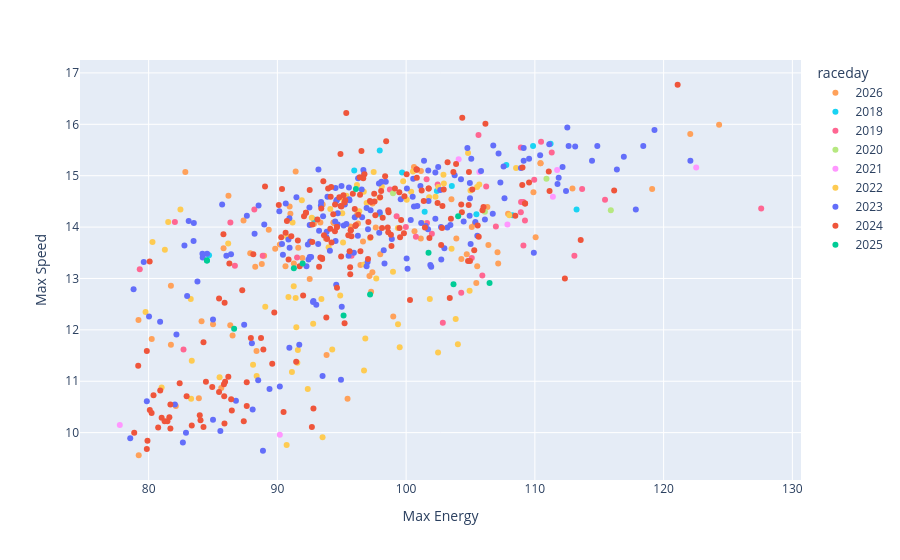

Notebook code for this chart:
### Code cell
px.scatter(freerolls, x='Max Energy', y='Max Speed', color='raceday', hover_data=['Id', 'key', 'Time'], color_discrete_map=cmap)

### Figure 1 — Plotly figure (JSON) as saved in the notebook; plotly's stock layout.template omitted (floating-point values rounded to 4 significant figures; data arrays with more than 128 entries replaced by an {"elided": "..."} marker saying what was removed)
{"data": [{"customdata": {"elided": "77x3 mixed values"}, "hovertemplate": "raceday=2026<br>Max Energy=%{x}<br>Max Speed=%{y}<br>Id=%{customdata[0]}<br>key=%{customdata[1]}<br>Time=%{customdata[2]}<extra></extra>", "legendgroup": "2026", "marker": {"color": "#FFA15A", "symbol": "circle"}, "mode": "markers", "name": "2026", "orientation": "v", "showlegend": true, "type": "scatter", "x": [79.23, 81.73, 86.34, 93.52, 101.2, 89.83, 97.99, 90.95, 100.7, 85.82, 91.94, 88.97, 96.65, 110.1, 97.38, 104.3, 105.3, 106.4, 107.1, 105.5, 107.2, 96.45, 97.28, 99.0, 97.64, 90.63, 97.39, 101.1, 104.7, 110.4, 96.2, 96.26, 82.85, 83.9, 107.9, 109.9, 82.11, 91.28, 84.11, 80.24, 88.28, 86.52, 79.21, 91.42, 86.2, 87.37, 93.34, 81.73, 95.45, 88.38, 91.01, 97.15, 103.9, 85.64, 94.38, 88.79, 105.5, 91.62, 87.89, 93.82, 90.19, 95.69, 92.51, 119.1, 105.1, 106.3, 93.76, 89.33, 94.35, 85.0, 92.84, 103.5, 110.4, 100.6, 122.1, 124.3, 112.9], "xaxis": "x", "y": [9.56, 11.71, 12.09, 14.44, 15.09, 13.58, 13.47, 14.4, 13.92, 13.59, 13.4, 13.44, 13.72, 13.8, 13.12, 13.38, 14.07, 13.65, 13.51, 12.91, 13.29, 13.26, 12.74, 12.26, 13.99, 13.24, 14.46, 13.78, 13.47, 15.24, 14.25, 14.07, 15.07, 10.67, 14.26, 14.68, 10.52, 13.29, 12.17, 11.82, 13.23, 11.89, 12.19, 15.08, 14.61, 14.13, 14.09, 12.86, 10.66, 11.59, 14.26, 13.05, 13.78, 10.87, 14.08, 13.28, 13.24, 13.6, 13.49, 11.51, 13.66, 14.01, 12.99, 14.74, 14.0, 14.39, 13.78, 13.95, 14.09, 12.11, 14.06, 14.54, 15.24, 15.17, 15.81, 15.99, 14.75], "yaxis": "y"}, {"customdata": [[277, "2018-03-03_Rebecca_Kingpin II_3", 73.5], [280, "2018-03-03_Rebecca_Kingpin II_5", 59.7], [281, "2018-03-03_Rebecca_Kingpin II_4", 60.9], [293, "2018-03-31_Rebecca_Kingpin II_2", 57], [296, "2018-03-31_Rebecca_Kingpin II_1", 68.2], [301, "2018-04-08_Rebecca_Kingpin II_3", 62.1], [302, "2018-04-08_Rebecca_Kingpin II_2", 65.1], [306, "2018-04-14_Beichen_Inviscid_4", 63.4], [307, "2018-04-14_Beichen_Inviscid_1", 64.2], [308, "2018-04-14_Beichen_Inviscid_3", 63.9], [310, "2018-04-14_Beichen_Inviscid_2", 60.7], [321, "2018-04-15_Diamond_Zuke_3", 60.8], [322, "2018-04-15_Diamond_Zuke_2", 58.6], [323, "2018-04-15_Diamond_Zuke_4", 61.4], [325, "2018-04-15_Diamond_Zuke_1", 57.3]], "hovertemplate": "raceday=2018<br>Max Energy=%{x}<br>Max Speed=%{y}<br>Id=%{customdata[0]}<br>key=%{customdata[1]}<br>Time=%{customdata[2]}<extra></extra>", "legendgroup": "2018", "marker": {"color": "#19d3f3", "symbol": "circle"}, "mode": "markers", "name": "2018", "orientation": "v", "showlegend": true, "type": "scatter", "x": [84.69, 113.2, 105.5, 111.2, 108.3, 102.4, 92.85, 97.95, 97.95, 101.4, 103.5, 99.69, 107.8, 95.97, 109.9], "xaxis": "x", "y": [13.45, 14.34, 14.25, 15.62, 14.23, 14.7, 14.15, 15.49, 14.26, 14.3, 14.8, 15.06, 15.21, 15.1, 15.58], "yaxis": "y"}, {"customdata": [[335, "2018-09-23_Beichen_Inviscid_2", 72.7], [338, "2018-09-23_Beichen_Inviscid_4", 60.9], [340, "2018-09-23_Beichen_Inviscid_1", 87.8], [341, "2018-09-23_Beichen_Inviscid_3", 59.7], [346, "2018-10-07_Beichen_Inviscid_3", 58.9], [347, "2018-10-07_Beichen_Inviscid_2", 59], [348, "2018-10-07_Nina_Seraph_3", 70.3], [349, "2018-10-07_Nina_Seraph_1", 68.7], [352, "2018-10-07_Nina_Seraph_2", 69], [356, "2018-10-14_Rebecca_Kingpin II_1", 75], [357, "2018-10-14_Rebecca_Kingpin II_3", 61.1], [361, "2018-11-04_Nina_Seraph_1", 77.3], [362, "2018-11-04_Beichen_Inviscid_3", 59.9], [363, "2018-11-04_Nina_Seraph_2", 65.2], [367, "2018-11-04_Beichen_Inviscid_4", 60.1], [369, "2018-11-04_Beichen_Inviscid_1", 60], [373, "2018-11-11_Beichen_Inviscid_2", 64.1], [375, "2018-11-11_Beichen_Inviscid_3", 65.2], [379, "2018-11-11_Rebecca_Kingpin II_2", 63.2], [380, "2018-11-11_Rebecca_Kingpin II_4", 63.9], [381, "2018-11-11_Rebecca_Kingpin II_3", 63], [384, "2018-11-11_Beichen_Inviscid_5", 64.8], [385, "2018-11-11_Beichen_Inviscid_1", 63.4], [386, "2018-11-11_Beichen_Inviscid_6", 66.1], [390, "2018-11-18_Beichen_Inviscid_3", 60.7], [391, "2018-11-18_Beichen_Inviscid_4", 58.8], [400, "2018-11-18_Rebecca_Kingpin II_1", 58.6], [401, "2018-11-18_Rebecca_Kingpin II_2", 58.4], [402, "2018-11-18_Rebecca_Kingpin II_3", 60], [403, "2018-11-18_Rebecca_Kingpin II_4", 58], [404, "2018-11-18_Rebecca_Kingpin II_5", 57.2], [412, "2019-02-23_Beichen_Inviscid_3", 70.5], [414, "2019-02-23_Beichen_Inviscid_6", 61.6], [416, "2019-02-23_Beichen_Inviscid_4", 62.6], [419, "2019-02-23_Beichen_Inviscid_5", 62.3], [421, "2019-02-23_Beichen_Inviscid_1", 84], [423, "2019-02-23_Beichen_Inviscid_2", 75.3]], "hovertemplate": "raceday=2019<br>Max Energy=%{x}<br>Max Speed=%{y}<br>Id=%{customdata[0]}<br>key=%{customdata[1]}<br>Time=%{customdata[2]}<extra></extra>", "legendgroup": "2019", "marker": {"color": "#FF6692", "symbol": "circle"}, "mode": "markers", "name": "2019", "orientation": "v", "showlegend": true, "type": "scatter", "x": [86.35, 101.6, 82.71, 106.2, 113.7, 110.0, 102.0, 82.04, 88.21, 91.53, 98.74, 86.7, 108.9, 95.76, 127.6, 109.1, 113.1, 105.1, 99.26, 100.8, 101.6, 105.9, 109.1, 104.3, 108.9, 115.5, 105.6, 108.9, 102.5, 111.3, 110.5, 88.86, 109.2, 107.0, 99.98, 102.8, 79.31], "xaxis": "x", "y": [14.09, 14.93, 11.62, 14.79, 14.74, 14.92, 13.87, 14.1, 14.34, 13.41, 14.73, 13.25, 14.29, 13.44, 14.36, 14.49, 13.44, 13.4, 14.21, 13.81, 14.08, 13.06, 13.64, 12.72, 14.49, 14.53, 15.79, 15.55, 14.83, 15.45, 15.66, 13.44, 14.13, 14.01, 14.0, 12.14, 13.18], "yaxis": "y"}, {"customdata": [[557, "2019-11-10_Nina_Seraph_4", 59.3], [558, "2019-11-10_Nina_Seraph_2", 60.7], [566, "2019-11-10_Nina_Seraph_1", 62.6], [570, "2019-11-10_Nina_Seraph_3", 62]], "hovertemplate": "raceday=2020<br>Max Energy=%{x}<br>Max Speed=%{y}<br>Id=%{customdata[0]}<br>key=%{customdata[1]}<br>Time=%{customdata[2]}<extra></extra>", "legendgroup": "2020", "marker": {"color": "#B6E880", "symbol": "circle"}, "mode": "markers", "name": "2020", "orientation": "v", "showlegend": true, "type": "scatter", "x": [115.9, 110.9, 98.98, 106.1], "xaxis": "x", "y": [14.33, 14.94, 14.66, 14.3], "yaxis": "y"}, {"customdata": [[590, "2021-04-17_Claire_Zuke_2", 109.2], [591, "2021-04-17_Claire_Zuke_3", 113.3], [597, "2021-04-24_Cynthia_Seraph_2", 61.4], [599, "2021-04-24_Cynthia_Seraph_3", 62], [601, "2021-04-24_Cynthia_Seraph_5", 58.8], [602, "2021-04-24_Cynthia_Seraph_7", 58.9], [603, "2021-04-24_Cynthia_Seraph_1", 61.3], [605, "2021-04-24_Cynthia_Seraph_6", 59.1]], "hovertemplate": "raceday=2021<br>Max Energy=%{x}<br>Max Speed=%{y}<br>Id=%{customdata[0]}<br>key=%{customdata[1]}<br>Time=%{customdata[2]}<extra></extra>", "legendgroup": "2021", "marker": {"color": "#FF97FF", "symbol": "circle"}, "mode": "markers", "name": "2021", "orientation": "v", "showlegend": true, "type": "scatter", "x": [77.76, 90.19, 107.9, 111.4, 111.7, 105.7, 104.1, 122.5], "xaxis": "x", "y": [10.15, 9.96, 14.05, 14.59, 15.11, 15.07, 15.32, 15.16], "yaxis": "y"}, {"customdata": {"elided": "77x3 mixed values"}, "hovertemplate": "raceday=2022<br>Max Energy=%{x}<br>Max Speed=%{y}<br>Id=%{customdata[0]}<br>key=%{customdata[1]}<br>Time=%{customdata[2]}<extra></extra>", "legendgroup": "2022", "marker": {"color": "#FECB52", "symbol": "circle"}, "mode": "markers", "name": "2022", "orientation": "v", "showlegend": true, "type": "scatter", "x": [88.11, 81.01, 85.51, 93.51, 90.72, 91.59, 93.42, 92.78, 94.11, 91.47, 90.76, 96.83, 89.06, 95.36, 105.0, 100.4, 95.19, 108.0, 86.18, 80.3, 91.9, 91.42, 102.5, 105.5, 95.04, 98.11, 79.76, 82.47, 81.52, 102.9, 104.8, 83.3, 83.27, 94.88, 81.26, 96.18, 91.55, 92.67, 97.93, 96.36, 91.18, 102.9, 101.2, 96.75, 96.71, 99.77, 97.48, 104.0, 99.5, 91.13, 94.26, 88.39, 92.36, 102.5, 103.8, 90.86, 98.98, 91.27, 96.73, 101.8, 99.37, 83.35, 104.9, 97.2, 101.8, 97.68, 100.0, 102.3, 103.5, 96.93, 93.98, 95.1, 99.36, 94.93, 108.5, 105.7, 100.5], "xaxis": "x", "y": [11.32, 10.88, 11.08, 9.91, 9.76, 11.61, 12.6, 12.12, 14.35, 12.05, 13.81, 11.83, 12.45, 14.61, 14.71, 14.69, 14.49, 14.23, 13.68, 13.71, 14.52, 12.62, 14.78, 14.78, 14.27, 14.79, 12.35, 14.34, 14.1, 15.02, 15.44, 10.66, 12.6, 12.67, 13.56, 14.82, 11.36, 14.18, 14.57, 14.31, 14.09, 14.85, 14.08, 13.27, 14.69, 14.89, 15.07, 11.72, 11.66, 11.18, 11.62, 11.1, 10.85, 11.56, 12.21, 12.64, 13.13, 12.85, 11.21, 12.6, 12.11, 11.4, 12.76, 13.79, 14.58, 13.0, 14.53, 14.59, 13.58, 14.47, 13.61, 13.7, 13.98, 14.57, 15.15, 14.83, 15.08], "yaxis": "y"}, {"customdata": {"elided": "176x3 mixed values"}, "hovertemplate": "raceday=2023<br>Max Energy=%{x}<br>Max Speed=%{y}<br>Id=%{customdata[0]}<br>key=%{customdata[1]}<br>Time=%{customdata[2]}<extra></extra>", "legendgroup": "2023", "marker": {"color": "#636efa", "symbol": "circle"}, "mode": "markers", "name": "2023", "orientation": "v", "showlegend": true, "type": "scatter", "x": {"elided": "176 float values"}, "xaxis": "x", "y": {"elided": "176 float values"}, "yaxis": "y"}, {"customdata": {"elided": "193x3 mixed values"}, "hovertemplate": "raceday=2024<br>Max Energy=%{x}<br>Max Speed=%{y}<br>Id=%{customdata[0]}<br>key=%{customdata[1]}<br>Time=%{customdata[2]}<extra></extra>", "legendgroup": "2024", "marker": {"color": "#EF553B", "symbol": "circle"}, "mode": "markers", "name": "2024", "orientation": "v", "showlegend": true, "type": "scatter", "x": {"elided": "193 float values"}, "xaxis": "x", "y": {"elided": "193 float values"}, "yaxis": "y"}, {"customdata": [[1183, "2024-09-15_Natalie_Seraph_2", 62.5], [1206, "2024-10-05_Natalie_Seraph_3", 69.8], [1206, "2024-10-05_Natalie_Seraph_3", 69.8], [1228, "2024-10-26_Natalie_Seraph_4", 64.5], [1229, "2024-10-26_Natalie_Seraph_3", 67.4], [1230, "2024-10-26_Natalie_Seraph_1", 69.1], [1231, "2024-10-26_Natalie_Seraph_2", 67.8], [1246, "2024-11-02_Emily_Kingpin II_3", 71.9], [1248, "2024-11-02_Emily_Kingpin II_1", 80.5], [1251, "2024-11-02_Emily_Kingpin II_2", 75.8], [1302, "2024-11-09_Natalie_Seraph_2", 72], [1359, "2025-03-23_Natalie_Seraph_2", 63.3]], "hovertemplate": "raceday=2025<br>Max Energy=%{x}<br>Max Speed=%{y}<br>Id=%{customdata[0]}<br>key=%{customdata[1]}<br>Time=%{customdata[2]}<extra></extra>", "legendgroup": "2025", "marker": {"color": "#00cc96", "symbol": "circle"}, "mode": "markers", "name": "2025", "orientation": "v", "showlegend": true, "type": "scatter", "x": [96.1, 84.53, 84.53, 101.7, 106.5, 103.7, 97.2, 91.28, 86.64, 91.96, 95.14, 104.0], "xaxis": "x", "y": [14.74, 13.35, 13.35, 13.5, 12.91, 12.89, 12.69, 13.2, 12.02, 13.29, 12.28, 14.21], "yaxis": "y"}], "layout": {"legend": {"title": {"text": "raceday"}, "tracegroupgap": 0}, "margin": {"t": 60}, "xaxis": {"anchor": "y", "domain": [0, 1], "title": {"text": "Max Energy"}}, "yaxis": {"anchor": "x", "domain": [0, 1], "title": {"text": "Max Speed"}}}}
